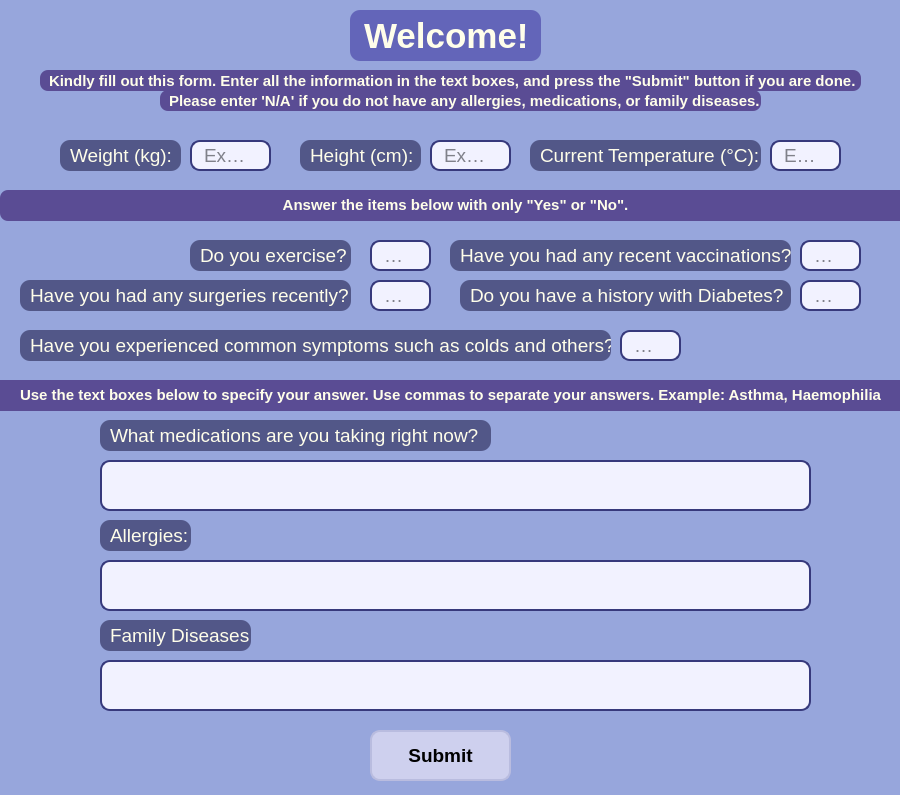
<?xml version="1.0" encoding="UTF-8"?>
<ui version="4.0">
 <class>Dialog</class>
 <widget class="QDialog" name="Dialog">
  <property name="geometry">
   <rect>
    <x>0</x>
    <y>0</y>
    <width>900</width>
    <height>795</height>
   </rect>
  </property>
  <property name="font">
   <font>
    <pointsize>14</pointsize>
   </font>
  </property>
  <property name="windowTitle">
   <string>Dialog</string>
  </property>
  <property name="styleSheet">
   <string notr="true">QDialog{
	background-color: rgb(151, 166, 220)
}</string>
  </property>
  <widget class="QLineEdit" name="userTemp">
   <property name="geometry">
    <rect>
     <x>770</x>
     <y>140</y>
     <width>71</width>
     <height>31</height>
    </rect>
   </property>
   <property name="styleSheet">
    <string notr="true">QLineEdit{
border: 2px solid rgb(55, 57, 124);
border-radius: 10px;
color: rgb(14, 15, 21);
padding-left: 10px;
padding-right: 20px;
background-color: rgb(242, 242, 255);
}</string>
   </property>
   <property name="text">
    <string/>
   </property>
   <property name="placeholderText">
    <string>Ex: 30</string>
   </property>
  </widget>
  <widget class="QPushButton" name="submitButton2">
   <property name="geometry">
    <rect>
     <x>370</x>
     <y>730</y>
     <width>141</width>
     <height>51</height>
    </rect>
   </property>
   <property name="font">
    <font>
     <pointsize>14</pointsize>
     <bold>true</bold>
    </font>
   </property>
   <property name="styleSheet">
    <string notr="true">QPushButton{
border: 2px solid rgb(185, 188, 223);
border-radius: 10px;
background-color: rgb(206, 208, 238);
}
QPushButton:hover {
background-color: rgb(218, 220, 252);
}
QPushButton:pressed {
background-color: rgb(193, 194, 238)
}</string>
   </property>
   <property name="text">
    <string>Submit</string>
   </property>
  </widget>
  <widget class="QLabel" name="WelcomeLabel">
   <property name="geometry">
    <rect>
     <x>350</x>
     <y>10</y>
     <width>191</width>
     <height>51</height>
    </rect>
   </property>
   <property name="font">
    <font>
     <pointsize>26</pointsize>
     <bold>true</bold>
    </font>
   </property>
   <property name="styleSheet">
    <string notr="true">QLabel {
color: rgb(255, 254, 234);
background-color: rgb(99, 101, 185);
border-radius: 10px;
padding-left: 5px;
}</string>
   </property>
   <property name="text">
    <string>Welcome! </string>
   </property>
  </widget>
  <widget class="QLabel" name="WeightLabel">
   <property name="geometry">
    <rect>
     <x>60</x>
     <y>140</y>
     <width>121</width>
     <height>31</height>
    </rect>
   </property>
   <property name="font">
    <font>
     <pointsize>14</pointsize>
     <bold>false</bold>
    </font>
   </property>
   <property name="styleSheet">
    <string notr="true">QLabel {
color: rgb(255, 254, 234);
background-color:rgb(82, 87, 136);
border-radius: 10px;
padding-left: 5px;
}</string>
   </property>
   <property name="text">
    <string>Weight (kg):</string>
   </property>
  </widget>
  <widget class="QLineEdit" name="userHeight">
   <property name="geometry">
    <rect>
     <x>430</x>
     <y>140</y>
     <width>81</width>
     <height>31</height>
    </rect>
   </property>
   <property name="styleSheet">
    <string notr="true">QLineEdit{
border: 2px solid rgb(55, 57, 124);
border-radius: 10px;
color: rgb(14, 15, 21);
padding-left: 10px;
padding-right: 20px;
background-color: rgb(242, 242, 255);
}</string>
   </property>
   <property name="placeholderText">
    <string>Ex: 158</string>
   </property>
  </widget>
  <widget class="QLabel" name="HeightLabel">
   <property name="geometry">
    <rect>
     <x>300</x>
     <y>140</y>
     <width>121</width>
     <height>31</height>
    </rect>
   </property>
   <property name="font">
    <font>
     <pointsize>14</pointsize>
    </font>
   </property>
   <property name="styleSheet">
    <string notr="true">QLabel {
color: rgb(255, 254, 234);
background-color:rgb(82, 87, 136);
border-radius: 10px;
padding-left: 5px;
}</string>
   </property>
   <property name="text">
    <string>Height (cm):</string>
   </property>
  </widget>
  <widget class="QLabel" name="TempLabel">
   <property name="geometry">
    <rect>
     <x>530</x>
     <y>140</y>
     <width>231</width>
     <height>31</height>
    </rect>
   </property>
   <property name="font">
    <font>
     <pointsize>14</pointsize>
    </font>
   </property>
   <property name="styleSheet">
    <string notr="true">QLabel {
color: rgb(255, 254, 234);
background-color:rgb(82, 87, 136);
border-radius: 10px;
padding-left: 5px;
}</string>
   </property>
   <property name="text">
    <string>Current Temperature (°C):</string>
   </property>
  </widget>
  <widget class="QLineEdit" name="userWeight">
   <property name="geometry">
    <rect>
     <x>190</x>
     <y>140</y>
     <width>81</width>
     <height>31</height>
    </rect>
   </property>
   <property name="styleSheet">
    <string notr="true">QLineEdit{
border: 2px solid rgb(55, 57, 124);
border-radius: 10px;
color: rgb(14, 15, 21);
padding-left: 10px;
padding-right: 20px;
background-color: rgb(242, 242, 255);
}</string>
   </property>
   <property name="placeholderText">
    <string>Ex: 60</string>
   </property>
  </widget>
  <widget class="QLabel" name="InstructionsLabel1">
   <property name="geometry">
    <rect>
     <x>40</x>
     <y>70</y>
     <width>821</width>
     <height>21</height>
    </rect>
   </property>
   <property name="font">
    <font>
     <pointsize>11</pointsize>
     <bold>true</bold>
    </font>
   </property>
   <property name="styleSheet">
    <string notr="true">QLabel {
color: rgb(255, 254, 234);
background-color: rgb(90, 76, 148);
border-radius: 8px;
padding-left: 5px;
}</string>
   </property>
   <property name="text">
    <string>Kindly fill out this form. Enter all the information in the text boxes, and press the &quot;Submit&quot; button if you are done.</string>
   </property>
  </widget>
  <widget class="QLabel" name="InstructionsLabel2">
   <property name="geometry">
    <rect>
     <x>160</x>
     <y>90</y>
     <width>601</width>
     <height>21</height>
    </rect>
   </property>
   <property name="font">
    <font>
     <pointsize>11</pointsize>
     <bold>true</bold>
    </font>
   </property>
   <property name="styleSheet">
    <string notr="true">QLabel {
color: rgb(255, 254, 234);
background-color: rgb(90, 76, 148);
border-radius: 8px;
padding-left: 5px;
}</string>
   </property>
   <property name="text">
    <string>Please enter 'N/A' if you do not have any allergies, medications, or family diseases.</string>
   </property>
  </widget>
  <widget class="QLineEdit" name="userExer">
   <property name="geometry">
    <rect>
     <x>370</x>
     <y>240</y>
     <width>61</width>
     <height>31</height>
    </rect>
   </property>
   <property name="styleSheet">
    <string notr="true">QLineEdit{
border: 2px solid rgb(55, 57, 124);
border-radius: 10px;
color: rgb(14, 15, 21);
padding-left: 10px;
padding-right: 20px;
background-color: rgb(242, 242, 255);
}</string>
   </property>
   <property name="placeholderText">
    <string>Y/N</string>
   </property>
  </widget>
  <widget class="QLabel" name="surgeryLabel">
   <property name="geometry">
    <rect>
     <x>20</x>
     <y>280</y>
     <width>331</width>
     <height>31</height>
    </rect>
   </property>
   <property name="font">
    <font>
     <pointsize>14</pointsize>
    </font>
   </property>
   <property name="styleSheet">
    <string notr="true">QLabel {
color: rgb(255, 254, 234);
background-color:rgb(82, 87, 136);
border-radius: 10px;
padding-left: 5px;
}</string>
   </property>
   <property name="text">
    <string>Have you had any surgeries recently?</string>
   </property>
  </widget>
  <widget class="QLabel" name="ExerLabel">
   <property name="geometry">
    <rect>
     <x>190</x>
     <y>240</y>
     <width>161</width>
     <height>31</height>
    </rect>
   </property>
   <property name="font">
    <font>
     <pointsize>14</pointsize>
    </font>
   </property>
   <property name="styleSheet">
    <string notr="true">QLabel {
color: rgb(255, 254, 234);
background-color:rgb(82, 87, 136);
border-radius: 10px;
padding-left: 5px;
}</string>
   </property>
   <property name="text">
    <string>Do you exercise?</string>
   </property>
  </widget>
  <widget class="QLabel" name="MedicationLabel">
   <property name="geometry">
    <rect>
     <x>100</x>
     <y>420</y>
     <width>391</width>
     <height>31</height>
    </rect>
   </property>
   <property name="font">
    <font>
     <pointsize>14</pointsize>
    </font>
   </property>
   <property name="styleSheet">
    <string notr="true">QLabel {
color: rgb(255, 254, 234);
background-color:rgb(82, 87, 136);
border-radius: 10px;
padding-left: 5px;
}</string>
   </property>
   <property name="text">
    <string>What medications are you taking right now?</string>
   </property>
  </widget>
  <widget class="QLineEdit" name="userSurgery">
   <property name="geometry">
    <rect>
     <x>370</x>
     <y>280</y>
     <width>61</width>
     <height>31</height>
    </rect>
   </property>
   <property name="styleSheet">
    <string notr="true">QLineEdit{
border: 2px solid rgb(55, 57, 124);
border-radius: 10px;
color: rgb(14, 15, 21);
padding-left: 10px;
padding-right: 20px;
background-color: rgb(242, 242, 255);
}</string>
   </property>
   <property name="placeholderText">
    <string>Y/N</string>
   </property>
  </widget>
  <widget class="QTextEdit" name="userMedication">
   <property name="geometry">
    <rect>
     <x>100</x>
     <y>460</y>
     <width>711</width>
     <height>51</height>
    </rect>
   </property>
   <property name="styleSheet">
    <string notr="true">QTextEdit{
border: 2px solid rgb(55, 57, 124);
border-radius: 10px;
color: rgb(14, 15, 21);
padding-left: 10px;
padding-right: 20px;
background-color: rgb(242, 242, 255);
}</string>
   </property>
  </widget>
  <widget class="QLabel" name="vaccinationLabel">
   <property name="geometry">
    <rect>
     <x>450</x>
     <y>240</y>
     <width>341</width>
     <height>31</height>
    </rect>
   </property>
   <property name="font">
    <font>
     <pointsize>14</pointsize>
    </font>
   </property>
   <property name="styleSheet">
    <string notr="true">QLabel {
color: rgb(255, 254, 234);
background-color:rgb(82, 87, 136);
border-radius: 10px;
padding-left: 5px;
}</string>
   </property>
   <property name="text">
    <string>Have you had any recent vaccinations?</string>
   </property>
  </widget>
  <widget class="QLineEdit" name="userVaccination">
   <property name="geometry">
    <rect>
     <x>800</x>
     <y>240</y>
     <width>61</width>
     <height>31</height>
    </rect>
   </property>
   <property name="styleSheet">
    <string notr="true">QLineEdit{
border: 2px solid rgb(55, 57, 124);
border-radius: 10px;
color: rgb(14, 15, 21);
padding-left: 10px;
padding-right: 20px;
background-color: rgb(242, 242, 255);
}</string>
   </property>
   <property name="placeholderText">
    <string>Y/N</string>
   </property>
  </widget>
  <widget class="QLabel" name="allergyLabel">
   <property name="geometry">
    <rect>
     <x>100</x>
     <y>520</y>
     <width>91</width>
     <height>31</height>
    </rect>
   </property>
   <property name="font">
    <font>
     <pointsize>14</pointsize>
    </font>
   </property>
   <property name="styleSheet">
    <string notr="true">QLabel {
color: rgb(255, 254, 234);
background-color:rgb(82, 87, 136);
border-radius: 10px;
padding-left: 5px;
}</string>
   </property>
   <property name="text">
    <string>Allergies:</string>
   </property>
  </widget>
  <widget class="QTextEdit" name="userAllergy">
   <property name="geometry">
    <rect>
     <x>100</x>
     <y>560</y>
     <width>711</width>
     <height>51</height>
    </rect>
   </property>
   <property name="styleSheet">
    <string notr="true">QTextEdit{
border: 2px solid rgb(55, 57, 124);
border-radius: 10px;
color: rgb(14, 15, 21);
padding-left: 10px;
padding-right: 20px;
background-color: rgb(242, 242, 255);
}</string>
   </property>
  </widget>
  <widget class="QLabel" name="diabetesLabel">
   <property name="geometry">
    <rect>
     <x>460</x>
     <y>280</y>
     <width>331</width>
     <height>31</height>
    </rect>
   </property>
   <property name="font">
    <font>
     <pointsize>14</pointsize>
    </font>
   </property>
   <property name="styleSheet">
    <string notr="true">QLabel {
color: rgb(255, 254, 234);
background-color:rgb(82, 87, 136);
border-radius: 10px;
padding-left: 5px;
}</string>
   </property>
   <property name="text">
    <string>Do you have a history with Diabetes?</string>
   </property>
  </widget>
  <widget class="QLineEdit" name="userDiabetes">
   <property name="geometry">
    <rect>
     <x>800</x>
     <y>280</y>
     <width>61</width>
     <height>31</height>
    </rect>
   </property>
   <property name="styleSheet">
    <string notr="true">QLineEdit{
border: 2px solid rgb(55, 57, 124);
border-radius: 10px;
color: rgb(14, 15, 21);
padding-left: 10px;
padding-right: 20px;
background-color: rgb(242, 242, 255);
}</string>
   </property>
   <property name="placeholderText">
    <string>Y/N</string>
   </property>
  </widget>
  <widget class="QLabel" name="InstructionsLabel2_2">
   <property name="geometry">
    <rect>
     <x>0</x>
     <y>190</y>
     <width>911</width>
     <height>31</height>
    </rect>
   </property>
   <property name="font">
    <font>
     <pointsize>11</pointsize>
     <bold>true</bold>
    </font>
   </property>
   <property name="styleSheet">
    <string notr="true">QLabel {
color: rgb(255, 254, 234);
background-color: rgb(90, 76, 148);
border-radius: 8px;
}</string>
   </property>
   <property name="text">
    <string>&lt;html&gt;&lt;head/&gt;&lt;body&gt;&lt;p align=&quot;center&quot;&gt;Answer the items below with only &amp;quot;Yes&amp;quot; or &amp;quot;No&amp;quot;.&lt;/p&gt;&lt;/body&gt;&lt;/html&gt;</string>
   </property>
  </widget>
  <widget class="QLabel" name="commonSymptomsLabel">
   <property name="geometry">
    <rect>
     <x>20</x>
     <y>330</y>
     <width>591</width>
     <height>31</height>
    </rect>
   </property>
   <property name="font">
    <font>
     <pointsize>14</pointsize>
    </font>
   </property>
   <property name="styleSheet">
    <string notr="true">QLabel {
color: rgb(255, 254, 234);
background-color:rgb(82, 87, 136);
border-radius: 10px;
padding-left: 5px;
}</string>
   </property>
   <property name="text">
    <string>Have you experienced common symptoms such as colds and others?</string>
   </property>
  </widget>
  <widget class="QLineEdit" name="userCommonSymptoms">
   <property name="geometry">
    <rect>
     <x>620</x>
     <y>330</y>
     <width>61</width>
     <height>31</height>
    </rect>
   </property>
   <property name="styleSheet">
    <string notr="true">QLineEdit{
border: 2px solid rgb(55, 57, 124);
border-radius: 10px;
color: rgb(14, 15, 21);
padding-left: 10px;
padding-right: 20px;
background-color: rgb(242, 242, 255);
}</string>
   </property>
   <property name="placeholderText">
    <string>Y/N</string>
   </property>
  </widget>
  <widget class="QLabel" name="famDiseaseLabel">
   <property name="geometry">
    <rect>
     <x>100</x>
     <y>620</y>
     <width>151</width>
     <height>31</height>
    </rect>
   </property>
   <property name="font">
    <font>
     <pointsize>14</pointsize>
    </font>
   </property>
   <property name="styleSheet">
    <string notr="true">QLabel {
color: rgb(255, 254, 234);
background-color:rgb(82, 87, 136);
border-radius: 10px;
padding-left: 5px;
}</string>
   </property>
   <property name="text">
    <string>Family Diseases:</string>
   </property>
  </widget>
  <widget class="QTextEdit" name="userFamDisease">
   <property name="geometry">
    <rect>
     <x>100</x>
     <y>660</y>
     <width>711</width>
     <height>51</height>
    </rect>
   </property>
   <property name="styleSheet">
    <string notr="true">QTextEdit{
border: 2px solid rgb(55, 57, 124);
border-radius: 10px;
color: rgb(14, 15, 21);
padding-left: 10px;
padding-right: 20px;
background-color: rgb(242, 242, 255);
}</string>
   </property>
  </widget>
  <widget class="QLabel" name="InstructionsLabel2_3">
   <property name="geometry">
    <rect>
     <x>-10</x>
     <y>380</y>
     <width>921</width>
     <height>31</height>
    </rect>
   </property>
   <property name="font">
    <font>
     <pointsize>11</pointsize>
     <bold>true</bold>
    </font>
   </property>
   <property name="styleSheet">
    <string notr="true">QLabel {
color: rgb(255, 254, 234);
background-color: rgb(90, 76, 148);
border-radius: 8px;
}</string>
   </property>
   <property name="text">
    <string>&lt;html&gt;&lt;head/&gt;&lt;body&gt;&lt;p align=&quot;center&quot;&gt;Use the text boxes below to specify your answer. Use commas to separate your answers. Example: Asthma, Haemophilia&lt;/p&gt;&lt;/body&gt;&lt;/html&gt;</string>
   </property>
  </widget>
 </widget>
 <resources/>
 <connections/>
</ui>
